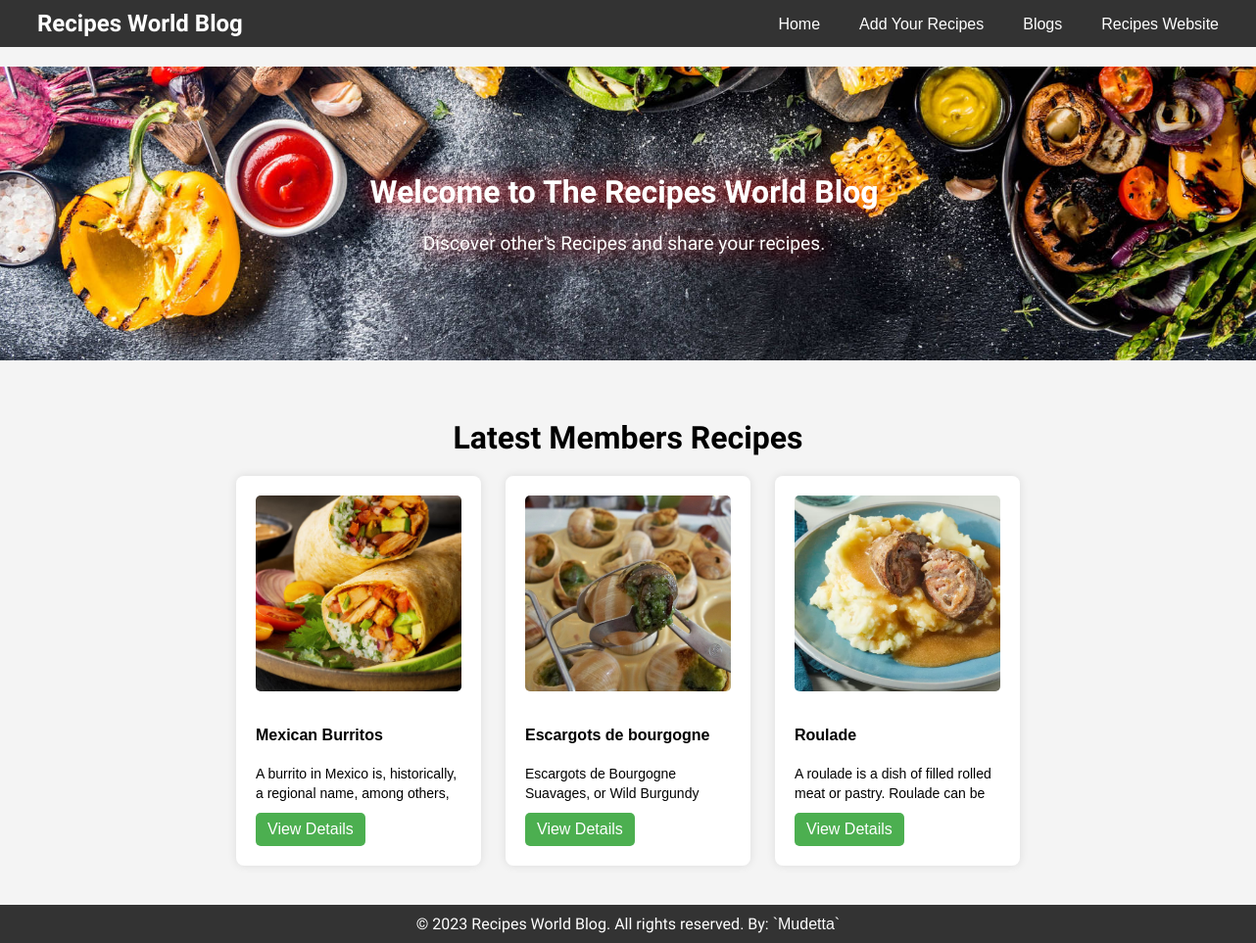
The page /amazon/blog on the database its author committed.
### amazon/models.py (models this page shows)
class BlogRecipes(models.Model):
    name = models.CharField(max_length=100, null=True)
    details = models.CharField(max_length=300, null=True)
    description = models.TextField(null=True)
    country = models.CharField(max_length=100, null=True, default='none')
    active = models.BooleanField(default=True, null=True)
    image = models.ImageField(upload_to='photos/%y/%m/%d', null=True)
    added_at = models.DateTimeField(auto_now_add=True)
    publisher = models.CharField(null=True, max_length=50)

### amazon/views.py (the view)
# urls.py: path('blog', views.blog, name='blog'),
def blog(request):
    recipes = BlogRecipes.objects.all().order_by('-added_at')[:3]
    return render(request, 'blog/index.html', {'recipes':recipes})

### templates/blog/index.html (shortened to what this page needs)
{% extends "blog_base.html" %}
{% load static %}
{% block 'content' %}
<div class="container">
  <div class="cover-photo">
    <img src=" {% static 'image/blogcover.jpg' %} " alt="Cover Photo">
    <div class="cover-text">
      <h1 style="filter: drop-shadow(0 0 0.75rem rgb(255, 0, 0));">Welcome to The Recipes World Blog</h1>
      <p style="filter: drop-shadow(0 0 0.75rem rgb(255, 0, 0));">Discover other's Recipes and share your recipes.</p>
    </div>
  </div>
<br>
  <h1 style="text-align: center;margin-bottom: 20px;">Latest Members Recipes</h1>
  <div class="card-container">
    {% for recipe in recipes %}
        <div class="card">
        <img src=" {{recipe.image.url}} " alt="Product 1">
        <h4> {{recipe.name}} </h4>
        <p style="font-size: 14px;" class="recipe_details"> {{recipe.details}} </p>
        <a href=" {% url 'blog_details' recipe_name=recipe.name recipe_id=recipe.id %} " class="view-details-btn">View Details</a>
        </div>
    {% endfor %}
  </div>
</div>
{% endblock 'content' %}

### templates/blog_base.html (style rules this page uses)
body { margin: 0; padding: 0; font-family: Arial, sans-serif; background-color: #f4f4f4; font-family: "Sofia", sans-serif; }
.container { max-width: 800px; margin: 20px auto; padding: 0 20px; }
.cover-photo { position: relative; width: 169%; height: 300px; overflow: hidden; margin-bottom: 20px; left: -280px; }
.cover-photo img { width: 100%; height: 100%; object-fit: cover; }
.cover-text { position: absolute; top: 50%; left: 50%; transform: translate(-50%, -50%); text-align: center; color: white; font-family: "Sofia", sans-serif; }
.cover-text h1 { font-size: 2em; }
.cover-text p { font-size: 1.2em; }
.card-container { display: flex; justify-content: space-between; margin: auto; gap:25px; font-family: Arial, Helvetica, sans-serif; }
.card { width: 30%; background-color: #fff; box-shadow: 0 0 10px rgba(0, 0, 0, 0.1); padding: 20px; border-radius: 8px; margin-bottom: 20px; }
.card img { width: 100%; border-radius: 5px; margin-bottom: 10px; }
.card p { font-size: 1.2em; margin-bottom: 10px; }
.view-details-btn { background-color: #4caf50; color: white; padding: 8px 12px; text-decoration: none; border-radius: 5px; display: inline-block; }
.recipe_details { max-height: 2.8em; line-height: 1.4em; overflow: hidden; text-overflow: ellipsis; display: -webkit-box; -webkit-box-orient: vertical; white-space: normal; }
img { height: 200px; width: 300px; object-fit: cover; }

### rows shown on the page
BlogRecipes: image (picture), name "Mexican Burritos", details "A burrito in Mexico is, historically, a regional name, among others,…"
BlogRecipes: image (picture), name "Escargots de bourgogne", details "Escargots de Bourgogne Suavages, or Wild Burgundy…"
BlogRecipes: image (picture), name "Roulade", details "A roulade is a dish of filled rolled meat or pastry. Roulade can be…"
